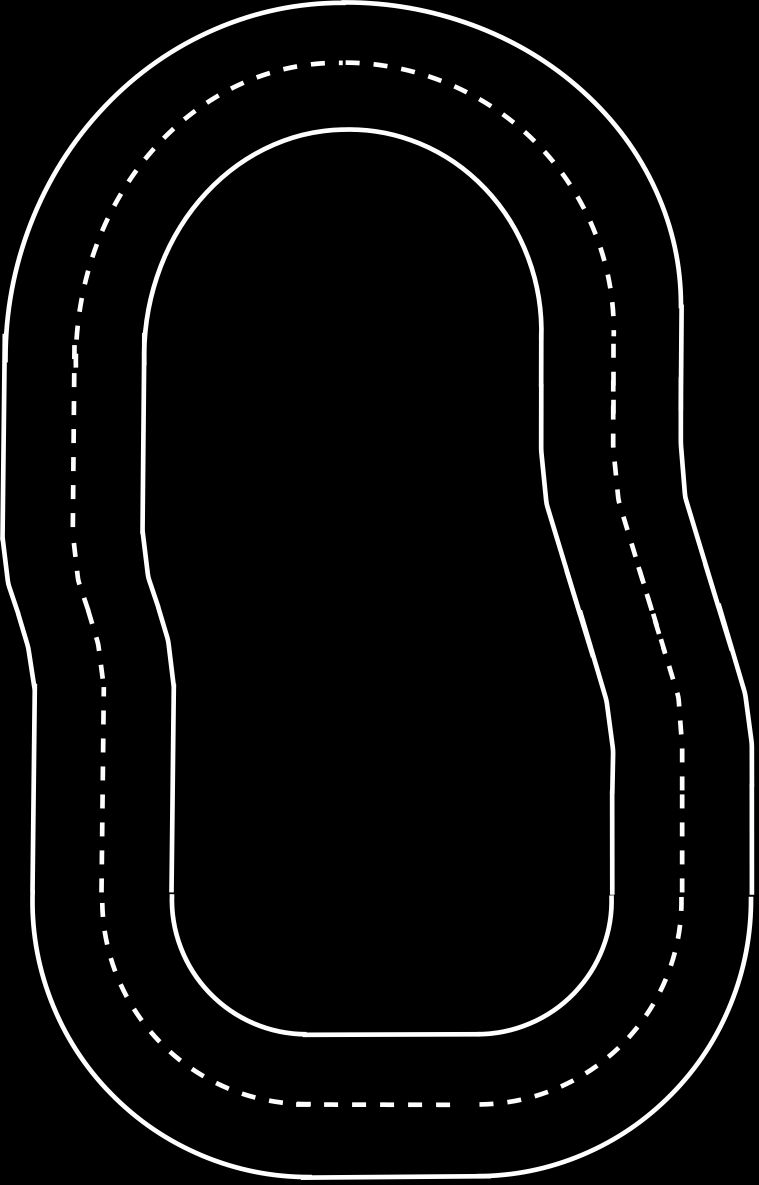
#> input picture Reinforcement Learning/simulation_environment/shaped_track_2/shaped_track_2.png, 2275 x 3553 px, found by its file name (shown at 1/3 size)
$ python 'ideal trajectory.py'
#> lines starting #> are read from the running program, lines starting #| are printed output that depends on the picture; after the words box and inside, x2 and y2 are one past the last pixel; in counts of white or black regions, pixels touching at a corner belong together
import cv2
import numpy as np
import json

def calculate_contour_direction(contour):
    """
    计算轮廓的延伸方向，返回质心和主方向向量。
    """
    contour_points = contour.reshape(-1, 2).astype(np.float32)

    # 计算质心
    M = cv2.moments(contour)
    cx = int(M["m10"] / M["m00"])
    cy = int(M["m01"] / M["m00"])
    centroid = np.array([cx, cy])

    # 使用PCA计算主方向
    eigenvectors = cv2.PCACompute2(contour_points, mean=np.empty(0))
    main_direction_2d = eigenvectors[0]
    main_direction = main_direction_2d.flatten()
    # 在 flatten 后，对向量做单位化
    norm = np.linalg.norm(main_direction)
    if norm > 1e-6:
        main_direction = main_direction / norm

    return centroid, main_direction

def generate_ideal_points(centroid, main_direction, step_length=50, num_points=3):
    """
    根据主方向和质心生成理想的估计点。
    """
    if len(main_direction) != 2:
        raise ValueError(f"main_direction 的维度不正确: {main_direction}")
    # 计算垂线方向
    perpendicular_direction = np.array([-main_direction[1], main_direction[0]], dtype=np.float32)

    # 根据垂线方向生成估计点
    ideal_points = []
    # for i in range(-num_points // 2, num_points // 2 + 1):  # 从质心前后生成多个点
    #     offset = step_length * i
    #     ideal_point = centroid + offset * perpendicular_direction
    #     ideal_points.append(ideal_point)
    offset = step_length * 1
    ideal_point = centroid + offset * perpendicular_direction
    ideal_points.append(ideal_point)
    return np.array(ideal_points)

def process_image(image_path, area_threshold=100, json_output_path=None):
    """
    处理图像：找到中间虚线的轮廓，生成理想点并绘制结果。
    """
#> called with area_threshold = 2000
    # 读取图像
    image = cv2.imread(image_path, cv2.IMREAD_GRAYSCALE)
#> image is the input picture: shape (3553, 2275); min 0, max 255, mean 9.4
    if image is None:
        raise FileNotFoundError(f"图像路径无效: {image_path}")

    # 二值化处理
    _, binary_image = cv2.threshold(image, 127, 255, cv2.THRESH_BINARY)
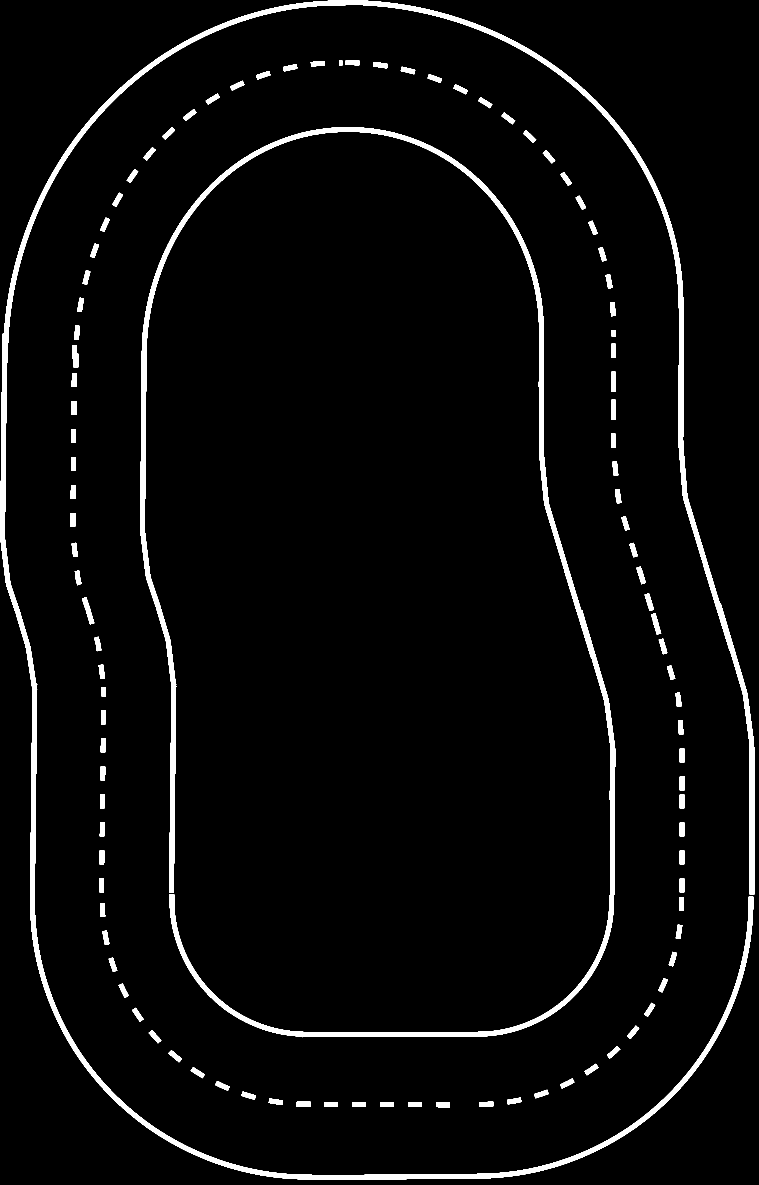
#> binary_image: shape (3553, 2275) (shown at 1/3 size); 3.7% white; 105 white regions

    # 查找轮廓
    contours, _ = cv2.findContours(binary_image, cv2.RETR_EXTERNAL, cv2.CHAIN_APPROX_SIMPLE)
#> contours = 105 contours; largest, box (x1, y1, x2, y2) and area: (0, 0, 2263, 3540) 127748, (420, 381, 1846, 2684) 69543, (509, 2682, 1842, 3112) 23712, (246, 1791, 283, 1873) 1060, (216, 1035, 235, 1103) 950

    # 区分小轮廓（中间虚线）和大轮廓（外侧车道/内侧车道）
    small_contours = []
    large_contours = []

    for contour in contours:
        area = cv2.contourArea(contour)
        if area < area_threshold:
            small_contours.append(contour)  # 面积小的轮廓
        else:
            large_contours.append(contour)  # 面积大的轮廓
#> this loop made 105 passes
#> area on passes 1, 6, 7, 8, 9, 10, 11, 12, 13, 14, 15, 16: 533, 537.5, 640.5, 533.5, 534, 532, 531, 546.5, 538, 544, 548.5, 543
#> (contour, area) on passes 2, 3, 4, 5, 29, 32: ([[1224, 3307], [1224, 3320], [1265, 3320], [1265, 3307]], 533), ([[1140, 3307], [1140, 3320], [1181, 3320], [1181, 3307]], 533), ([[1056, 3307], [1056, 3320], [1097, 3320], [1097, 3307]], 533), ([[972, 3307], [972, 3320], [1013, 3320], [1013, 3307]], 533), ([[2037, 2691], [2037, 2732], [2050, 2732], [2050, 2691]], 533), ([[298, 2635], [298, 2676], [311, 2676], [311, 2635]], 533)
#> after the loop, large_contours = 3 contours; box (x1, y1, x2, y2) and area: (0, 0, 2263, 3540) 127748, (420, 381, 1846, 2684) 69543, (509, 2682, 1842, 3112) 23712; small_contours = 102 contours; largest, box (x1, y1, x2, y2) and area: (246, 1791, 283, 1873) 1060, (216, 1035, 235, 1103) 950, (1953, 1839, 1984, 1904) 826, (1833, 1115, 1847, 1175) 766, (1833, 1199, 1847, 1259) 766

    # 初始化可视化图像
    visual_image = cv2.cvtColor(binary_image, cv2.COLOR_GRAY2BGR)
#> visual_image: shape (3553, 2275, 3); 3.7% white; 105 white regions, largest, box (x1, y1, x2, y2) and area: (0, 0, 2263, 3540) 136852, (420, 381, 1846, 2684) 74613, (509, 2682, 1842, 3112) 25410
    centroids = []
    # 处理中间虚线轮廓
    for contour in small_contours:
        centroid, main_direction = calculate_contour_direction(contour)  # 计算质心和方向
        ideal_points = generate_ideal_points(centroid, main_direction, step_length=30, num_points=5)  # 生成理想点
        centroids.append({"x": int(centroid[0]), "y": int(centroid[1])})
        # 绘制质心
        cv2.circle(visual_image, tuple(centroid.astype(int)), 5, (0, 0, 255), -1)
#> this loop made 102 passes
#> (cx in calculate_contour_direction, cy in calculate_contour_direction, main_direction_2d in calculate_contour_direction, main_direction, norm in calculate_contour_direction, perpendicular_direction in generate_ideal_points, ideal_points) on passes 1, 6, 7, 8, 9, 10, 11: (1328, 3314, [[1321, 3314]], [0.37, 0.929], 3567.6, [-0.929, 0.37], [[1300.1, 3325.1]]), (1458, 3312, [[1463.7, 3312.2]], [0.404, 0.915], 3621.2, [-0.915, 0.404], [[1430.6, 3324.1]]), (909, 3312, [[913.5, 3312.7]], [0.266, 0.964], 3436.3, [-0.964, 0.266], [[880.1, 3320]]), (827, 3304, [[825.1, 3304.4]], [0.242, 0.97], 3405.9, [-0.97, 0.242], [[797.9, 3311.3]]), (1542, 3302, [[1544.4, 3302.1]], [0.424, 0.906], 3645.4, [-0.906, 0.424], [[1514.8, 3314.7]]), (745, 3286, [[744.3, 3285.9]], [0.221, 0.975], 3369.1, [-0.975, 0.221], [[715.7, 3292.6]]), (1623, 3281, [[1624.4, 3281.3]], [0.444, 0.896], 3661.4, [-0.896, 0.444], [[1596.1, 3294.3]])
#> (contour_points in calculate_contour_direction, cx in calculate_contour_direction, cy in calculate_contour_direction, eigenvectors in calculate_contour_direction, main_direction, norm in calculate_contour_direction, perpendicular_direction in generate_ideal_points, ideal_points) on passes 2 to 4: ([[1224, 3307], [1224, 3320], [1265, 3320], [1265, 3307]], 1244, 3313, ([[1244.5, 3313.5]], [[1, 0], [0, 1]], [420.2, 42.25]), [0.352, 0.936], 3539.5, [-0.936, 0.352], [[1215.9, 3323.5]]), ([[1140, 3307], [1140, 3320], [1181, 3320], [1181, 3307]], 1160, 3313, ([[1160.5, 3313.5]], [[1, 0], [0, 1]], [420.2, 42.25]), [0.331, 0.944], 3510.8, [-0.944, 0.331], [[1131.7, 3322.9]]), ([[1056, 3307], [1056, 3320], [1097, 3320], [1097, 3307]], 1076, 3313, ([[1076.5, 3313.5]], [[1, 0], [0, 1]], [420.2, 42.25]), [0.309, 0.951], 3484, [-0.951, 0.309], [[1047.5, 3322.3]])

        # 绘制理想点
        # for pt in ideal_points:
        #     cv2.circle(visual_image, tuple(pt.astype(int)), 5, (255, 0, 0), -1)

    # 绘制轮廓（可选）
    cv2.drawContours(visual_image, large_contours, -1, (0, 255, 0), 2)  # 绿色：大轮廓
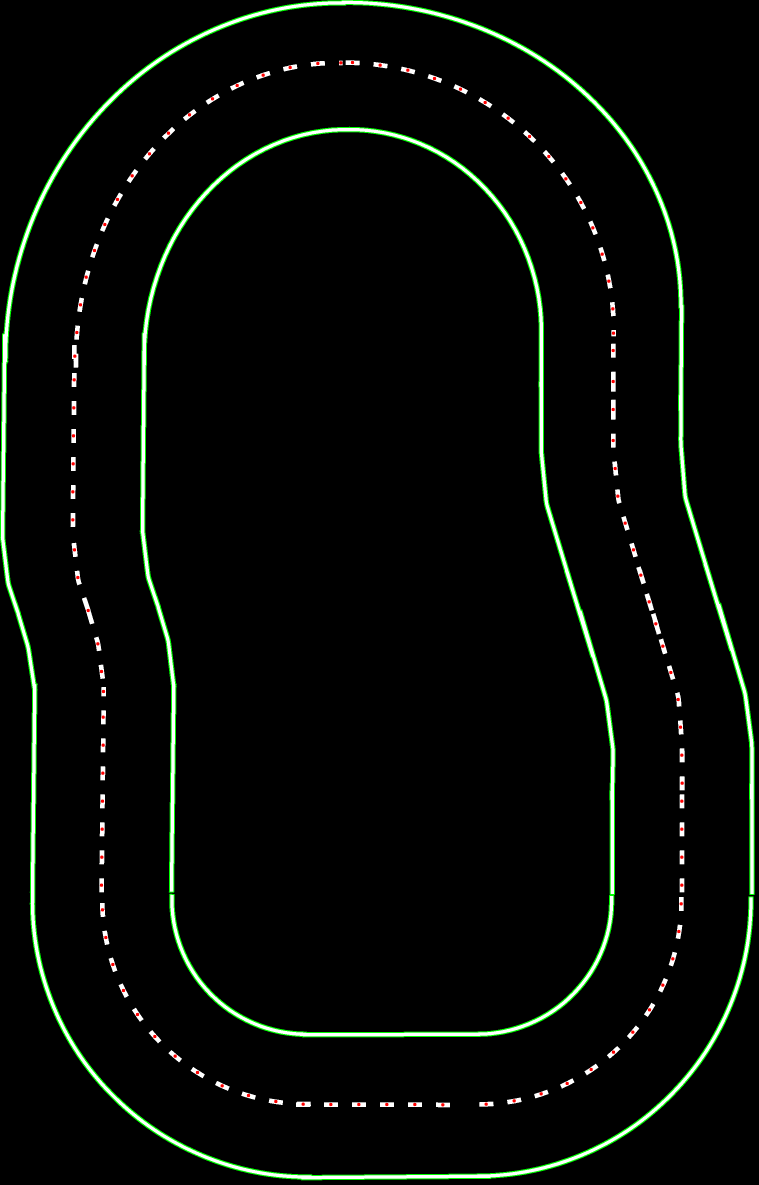
#> visual_image: shape (3553, 2275, 3) (shown at 1/3 size); mean B, G, R 6.9, 10.4, 7.2
    cv2.drawContours(visual_image, small_contours, -1, (0, 255, 255), 1)  # 黄色：小轮廓

    if json_output_path:
        with open(json_output_path, "w") as json_file:
            json.dump(centroids, json_file, indent=4)
        print(f"质心坐标已保存到: {json_output_path}")
    return visual_image

if __name__ == "__main__":
    # 输入图像路径
    image_path = "D:/AF/simulation-master/shaped_track_2/shaped_track_2.png"  # 替换为实际路径
    output_image_path = "D:/AF/simulation-master/shaped_track_2/output.png"
    json_output_path = "D:/AF/simulation-master/shaped_track_2/centroids.json"
    # 处理图像并生成结果
    processed_image = process_image(image_path, area_threshold=2000, json_output_path=json_output_path)  # 设定阈值区分大/小轮廓

    # 显示结果
    cv2.imshow("Processed Image", processed_image)
    cv2.imwrite(output_image_path, processed_image)
    cv2.waitKey(0)
    cv2.destroyAllWindows()
